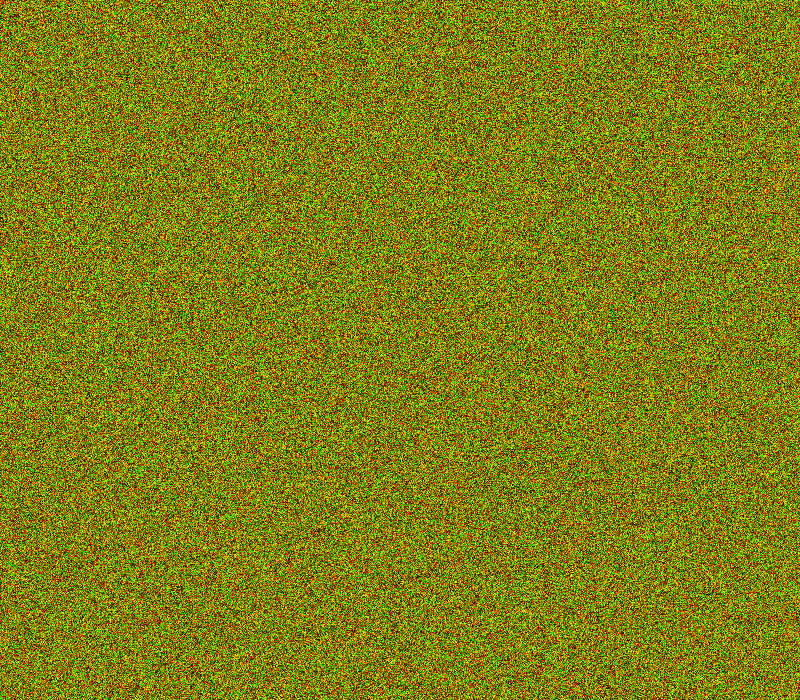
Frame 1 (no input)
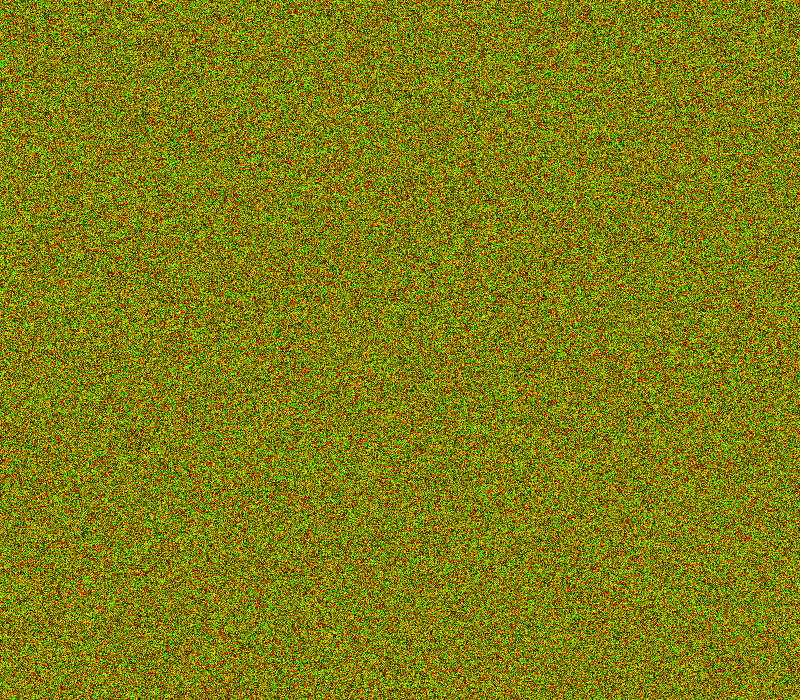
Frame 60 (the mouse pressed at the canvas centre just before this capture)
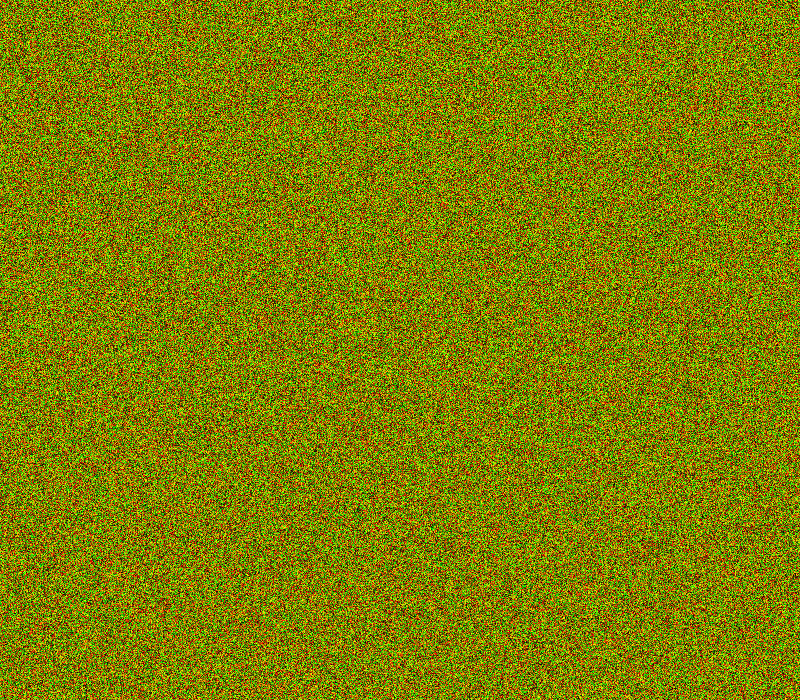
Frame 120 (the mouse held since frame 60 and released just before this capture)

The Processing sketch that drew these frames (run headless with seeded random() and noise(); from frame 60 on, the mouse is pressed at the canvas centre):

// Processing sketch: pixels_aleatorios
// ── pixels_aleatorios.pde
void setup(){
  size(800,700);
  loadPixels();
}

void draw(){
  for(int i = 0; i<pixels.length; i++){
  pixels[i] = color (random(255),random(255),0);
  }
  updatePixels();
}
